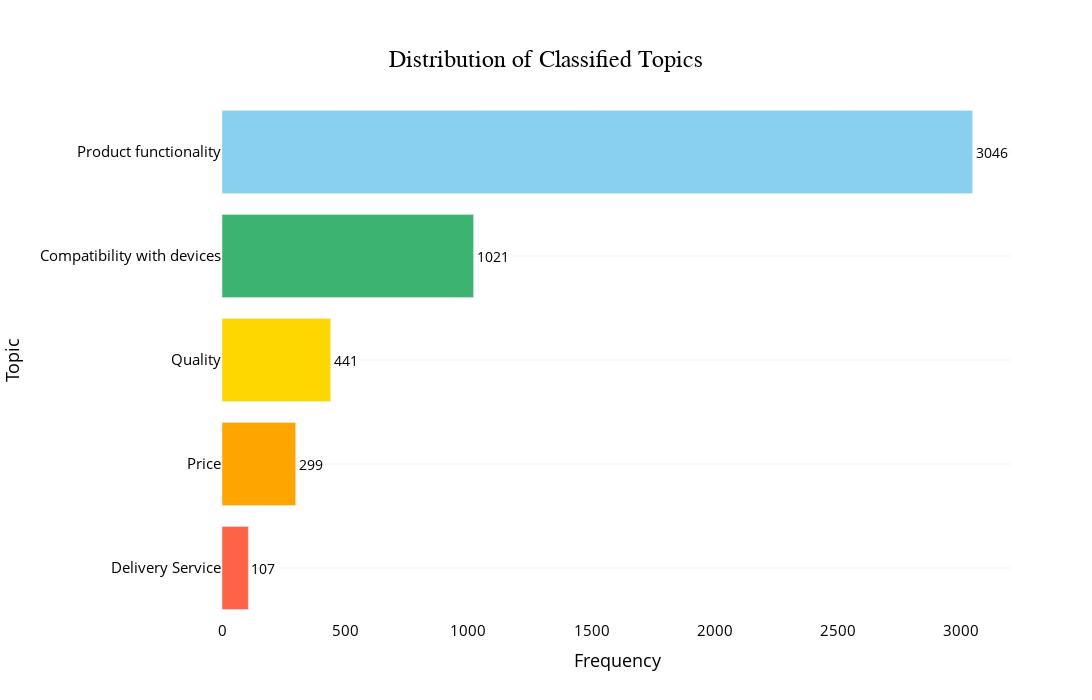

Notebook code for this chart:
### Code cell
topic_distributions(df)

### Figure 1 — Plotly figure (JSON) as saved in the notebook; plotly's stock layout.template omitted (floating-point values rounded to 4 significant figures)
{"data": [{"hoverinfo": "x", "marker": {"color": ["#FF6347", "#FFA500", "#FFD700", "#3CB371", "#89CFF0"]}, "orientation": "h", "text": ["107", "299", "441", "1021", "3046"], "textfont": {"color": "black", "size": 14}, "textposition": "outside", "type": "bar", "x": [107, 299, 441, 1021, 3046], "y": ["Delivery Service", "Price", "Quality", "Compatibility with devices", "Product functionality"]}], "layout": {"height": 700, "paper_bgcolor": "rgba(255, 255, 255, 1)", "plot_bgcolor": "rgba(255, 255, 255, 1)", "title": {"font": {"color": "black", "family": "Arial, sans-serif", "size": 24}, "text": "Distribution of Classified Topics", "x": 0.5, "xanchor": "center", "yanchor": "top"}, "width": 1500, "xaxis": {"tickfont": {"color": "black", "size": 15}, "title": {"font": {"color": "black", "size": 18}, "text": "Frequency"}}, "yaxis": {"gridcolor": "#e6e8eb", "gridwidth": 0.5, "tickfont": {"color": "black", "size": 15}, "title": {"font": {"color": "black", "size": 18}, "text": "Topic"}}}}
